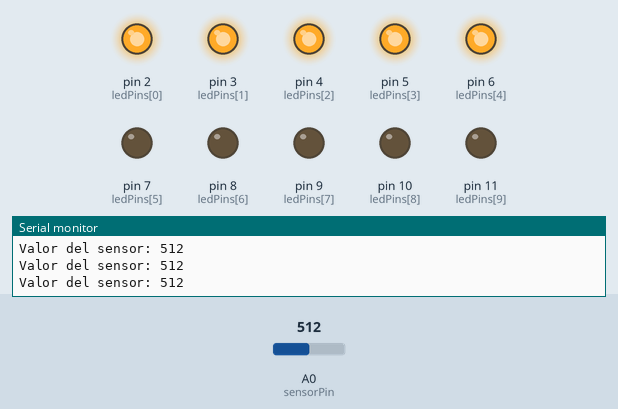
Recording of a sketch running on a simulated Arduino Uno, built with avr-gcc and run on an emulated ATmega328P. Parts: output pins drawn as LEDs (lit = HIGH), the last lines printed to the serial monitor. Inputs (shaded band) come from the test bench; at power-on: A0 (sensorPin) = 512.

Above: at 1.2 s.
1.3 s: A0 (sensorPin) set to 595
2.8 s: A0 (sensorPin) set to 623
At 4.0 s:
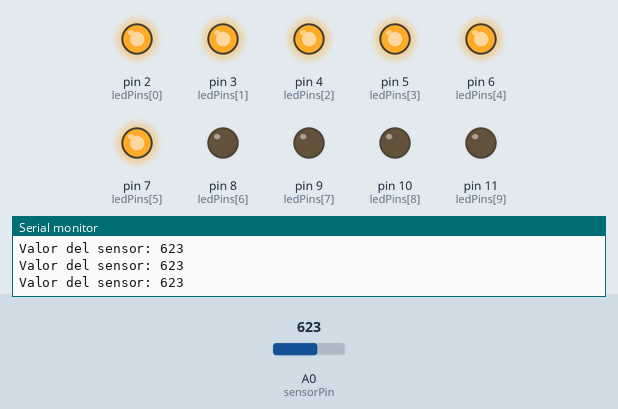
4.3 s: A0 (sensorPin) set to 511
At 5.5 s:
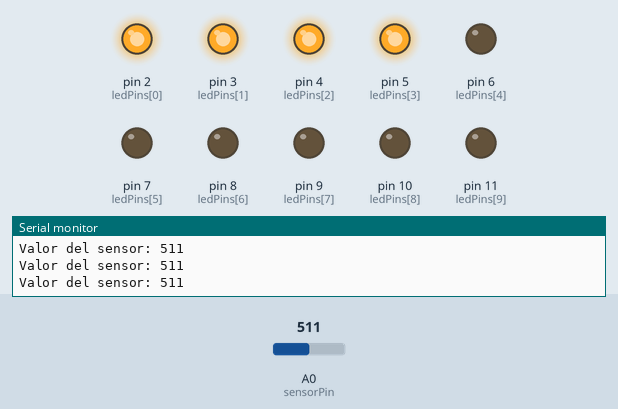
5.8 s: A0 (sensorPin) set to 419
7.3 s: A0 (sensorPin) set to 394
At 8.5 s:
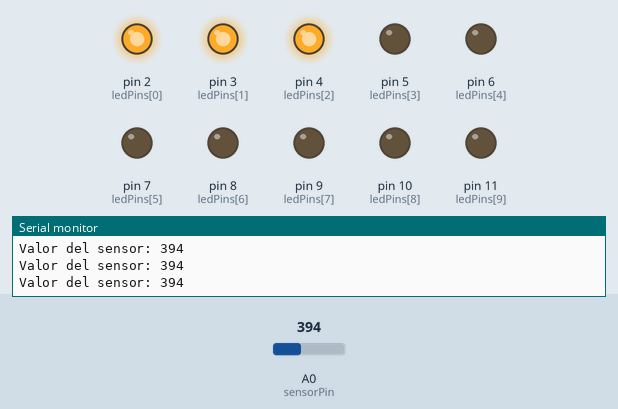
8.8 s: A0 (sensorPin) set to 716
At 10.0 s:
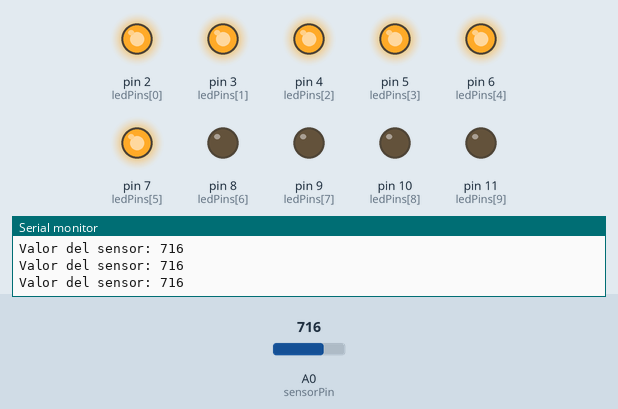
Timing chart, 0 to 11.3 s (numbered marks = the images above; inputs shaded):
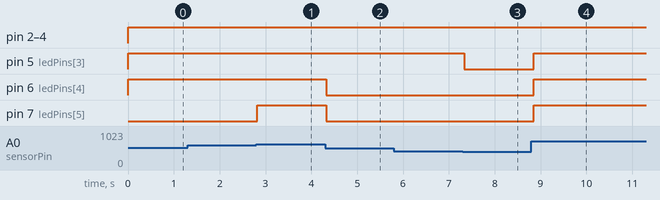

The sketch:

Sonido10Led.ino
```cpp
// Definición de pines
const int sensorPin = A0; // Pin analógico para el sensor de sonido
const int ledPins[] = {2, 3, 4, 5, 6, 7, 8, 9, 10, 11}; // Pines digitales para los LEDs

void setup() {
  // Configuración de los pines de los LEDs como salidas
  for (int i = 0; i < 10; i++) {
    pinMode(ledPins[i], OUTPUT);
  }
  Serial.begin(9600); // Inicialización de la comunicación serial
}

void loop() {
  // Lectura del valor analógico del sensor de sonido
  int soundValue = analogRead(sensorPin);

  // Mapeo del valor del sensor (0-1023) al rango de LEDs (0-7)
  int ledCount = map(soundValue, 0, 1023, 0, 10);

  // Encendemos los LEDs según la intensidad del sonido
  for (int i = 0; i < 10; i++) {
    if (i < ledCount) {
      digitalWrite(ledPins[i], HIGH); // Encender LED
    } else {
      digitalWrite(ledPins[i], LOW); // Apagar LED
    }
  }

  // Enviamos el valor del sensor por la comunicación serial (para depuración)
  Serial.print("Valor del sensor: ");
  Serial.println(soundValue);

  delay(100); // Pequeña pausa para evitar lecturas rápidas
}
```

Measured:
- the behaviour switches between 613 and 614 on A0 (sensorPin) (found by bisection; images 0 and 1)
- the behaviour switches between 410 and 409 on A0 (sensorPin) (found by bisection; images 2 and 3)
- after the input at 2.8 s, pin 7 (ledPins[5]): LOW → HIGH at once
- after the input at 4.3 s, pin 6 (ledPins[4]), pin 7 (ledPins[5]): HIGH → LOW at once
- after the input at 7.3 s, pin 5 (ledPins[3]): HIGH → LOW at once
- after the input at 8.8 s, pin 5 (ledPins[3]), pin 6 (ledPins[4]), pin 7 (ledPins[5]): LOW → HIGH after 0.05 s
